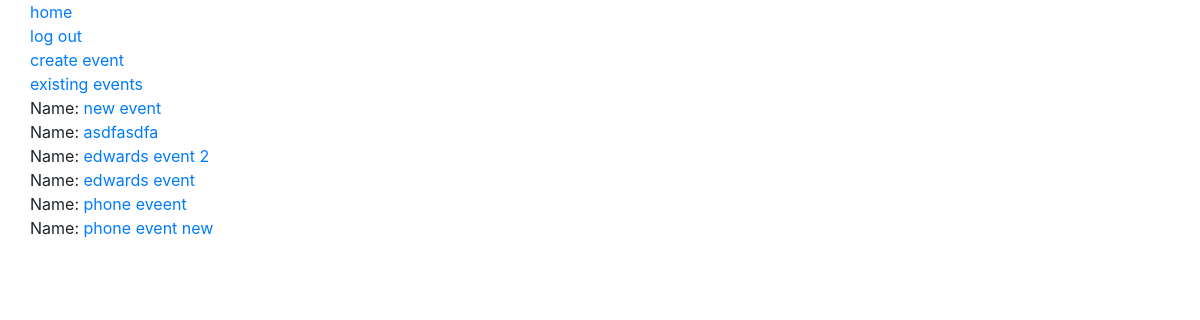
Page /events/ (signed in) on the earlier database version.
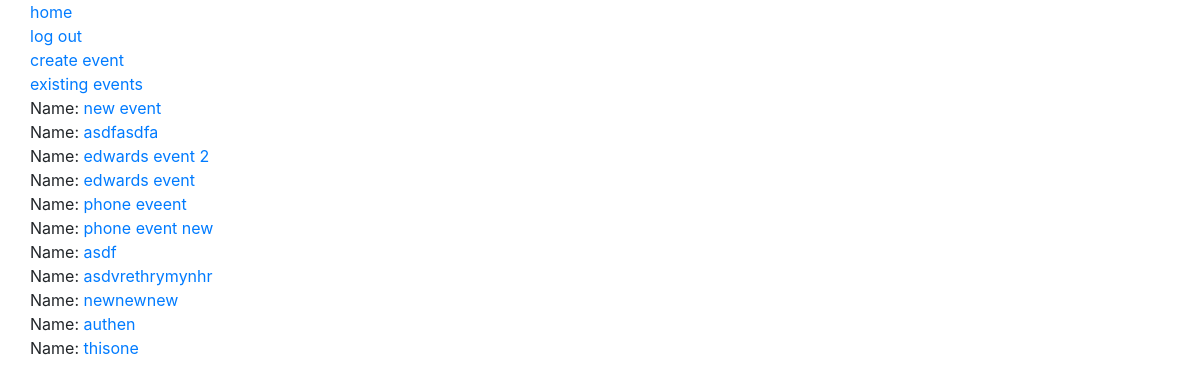
Same page on the later database version.
### events/models.py (models this page shows, shortened)
class Event(models.Model):
    name = models.CharField(max_length=50, default="default_name")
    end_datetime = models.DateTimeField()
    users = models.ManyToManyField(User, blank=True)
    free_times = models.ManyToManyField(FreeTime)
    count = models.IntegerField(default=0)

### events/views.py (the view)
# urls.py: url(r'^events/$', events_views.events, name="events"),
def events(request):
    return render(request, "events.html", {
        "events": Event.objects.filter(users__username=request.user.username),
    })

### events/templates/events.html (shortened to what this page needs)
{% extends "base.html" %}
{% block content %}
{% for event in events %}
    Name: <a href="{% url 'event' event.id %}">{{ event.name }}</a><br>
{% endfor %}
{% endblock %}

### templates/base.html (shortened to what this page needs)
<head>
    <link rel="stylesheet" href="https://maxcdn.bootstrapcdn.com/bootstrap/4.0.0/css/bootstrap.min.css">
</head>
<body>
    <div class="container-fluid">
        <div class="col-sm-8">
            <a href="{% url 'home' %}">home</a><br>
            {% if user.is_authenticated %}
                <a href="{% url 'logout' %}">log out</a><br>
                <a href="{% url 'create' %}">create event</a><br>
                <a href="{% url 'events' %}">existing events</a><br>
            {% else %}
                <a href="{% url 'signup' %}">sign up</a><br>
                <a href="{% url 'login' %}">log in</a><br>
            {% endif %}
        </div>
        <div class="col-sm-4">
            {% block content %}
            {% endblock %}
        </div>
    </div>
</body>

Differences in the rows shown:
added Event: name "asdf"
added Event: name "asdvrethrymynhr"
added Event: name "newnewnew"
added Event: name "authen"
added Event: name "thisone"
